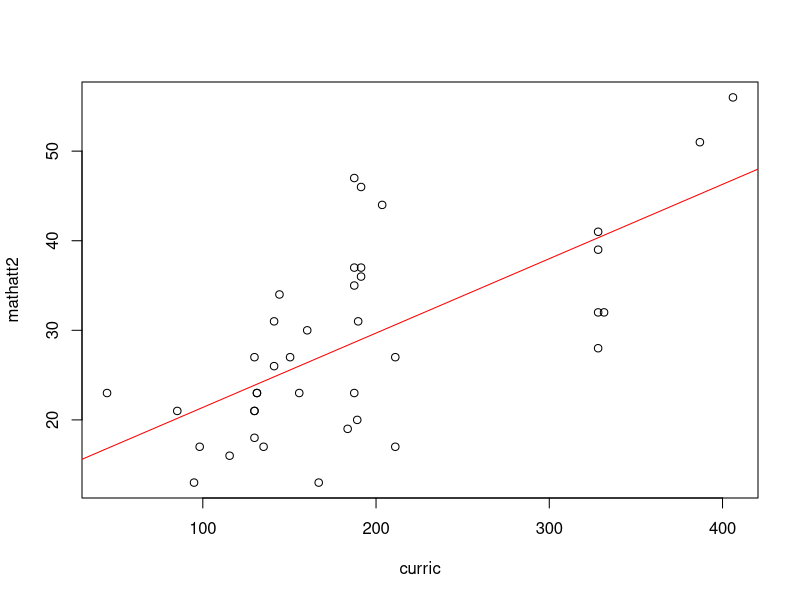
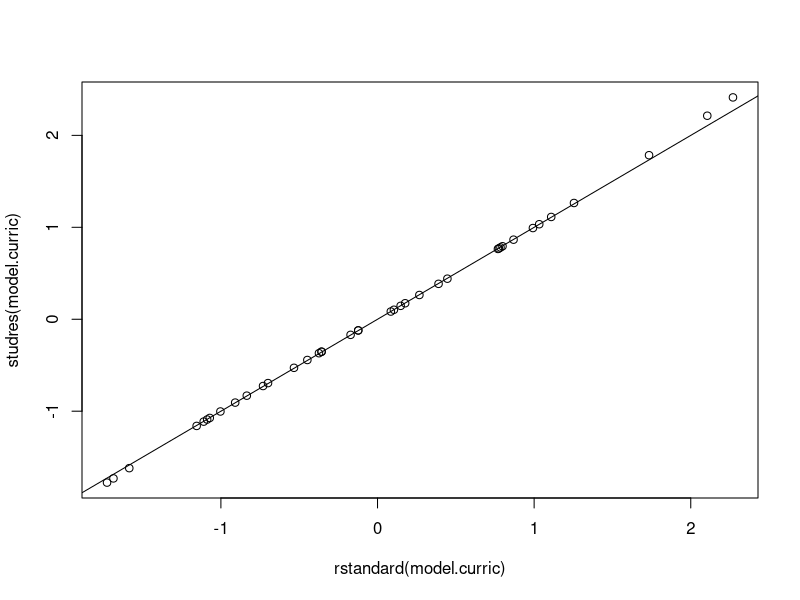
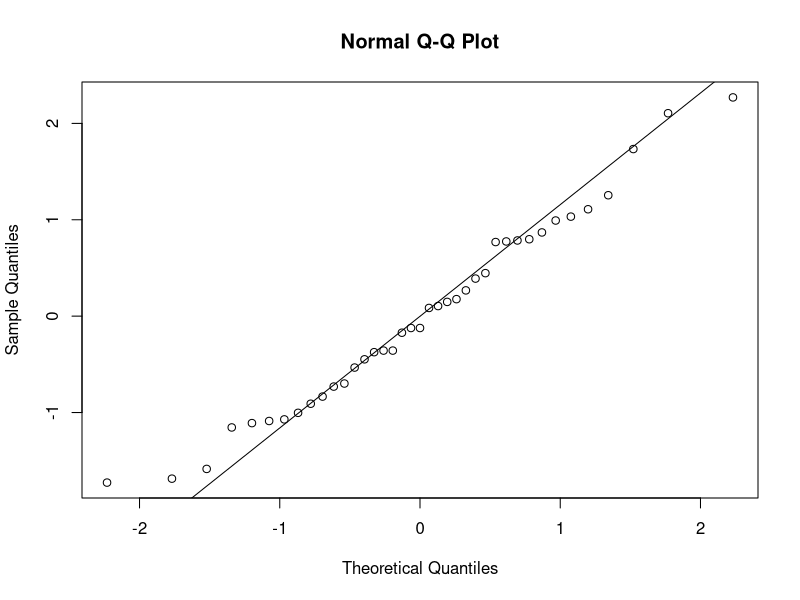
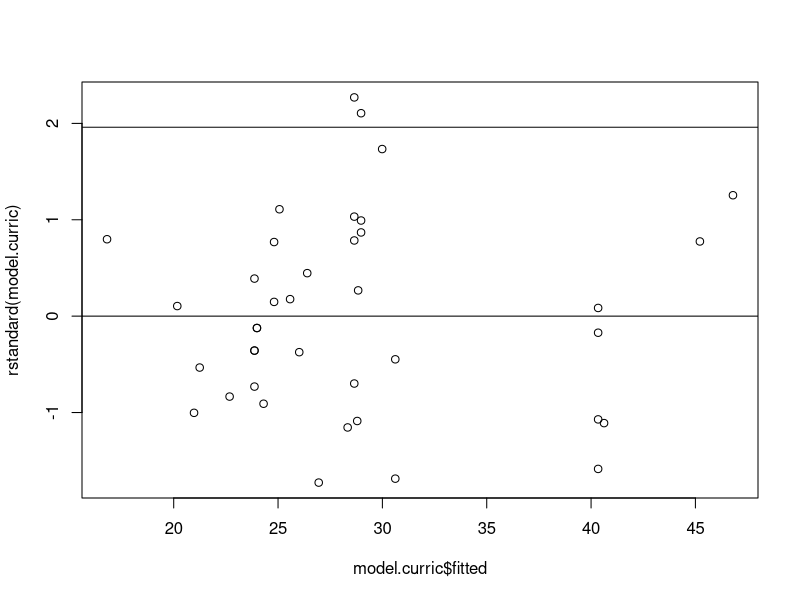
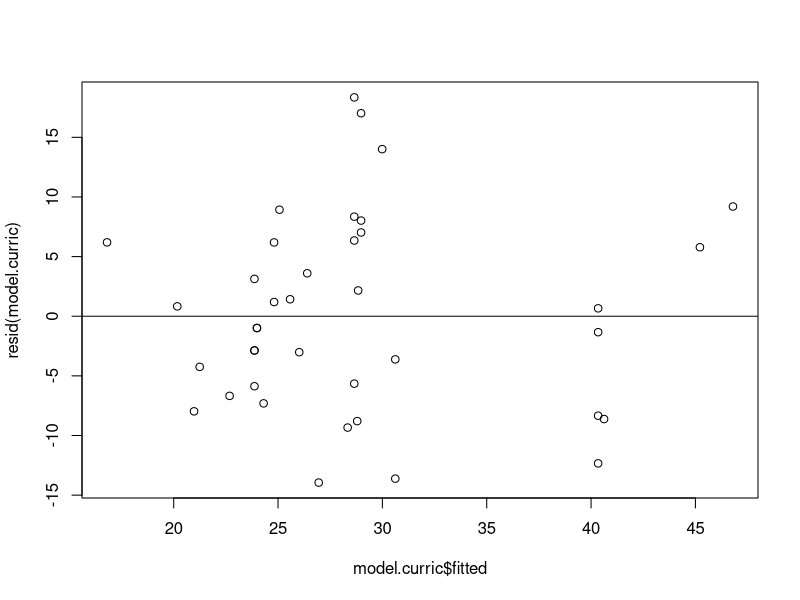
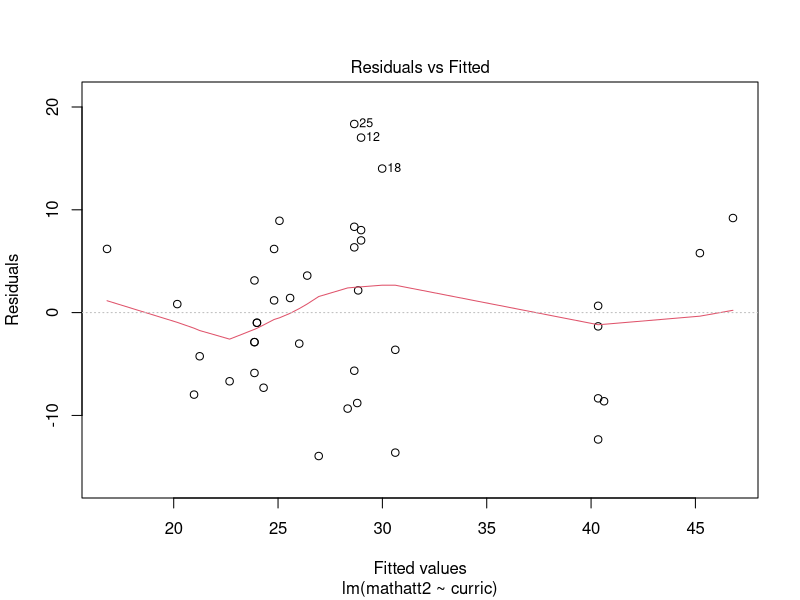
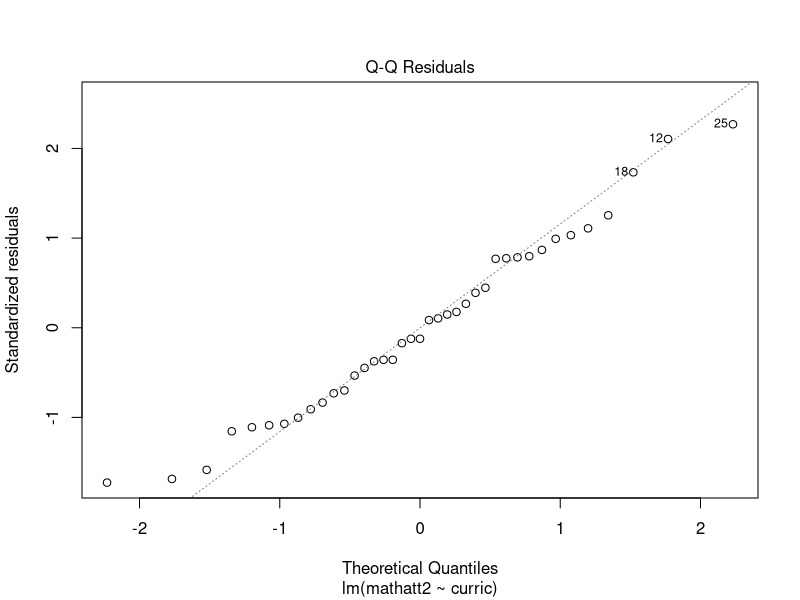
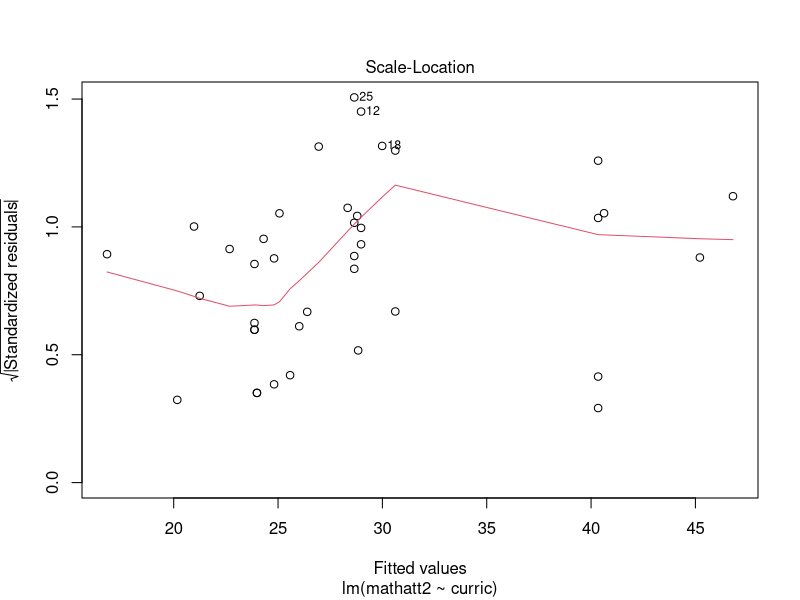

Reproduce these figures in R, in order.
## ---- chunk 1
data.reg <- read.table("session1.dat", header = T)
str(data.reg)
## ---- chunk 2
data.reg$school <- factor(data.reg$school,levels = c(1,2,3))
data.reg$sex <- factor(data.reg$sex, levels = c(0,1), labels = c("Boy", "Girl"))
data.reg$eg <- factor(data.reg$eg, levels = c(0,1), labels = c("White", "Afr-Car"))

str(data.reg)
head(data.reg)
nrow(data.reg)
## ---- chunk 3
model.empty <- lm (mathatt2 ~ 1, data = data.reg)
summary(model.empty)
confint(model.empty)
# X %*% solve(t(X) %*% X) %*% t(X) %*% data.reg$mathatt2
## ---- chunk 4

model.curric <- lm(mathatt2 ~ curric, data = data.reg)
anova(model.curric)
summary(model.curric)
## ---- chunk 5
plot(mathatt2 ~ curric, data = data.reg)
abline(model.curric, col = 'red')
## ---- chunk 6
model.curric$fitted
resid(model.curric)
rstandard(model.curric)
## ---- chunk 7
library(MASS)
studres(model.curric)
plot(rstandard(model.curric), studres(model.curric))
abline(0,1)
## ---- chunk 8
qqnorm(rstandard(model.curric))
qqline(rstandard(model.curric))
## ---- chunk 9
plot(rstandard(model.curric) ~ model.curric$fitted)
abline(h=0)
abline(h = 1.96)
abline(h = -1.96, lwd = 2)
## ---- chunk 10
plot(resid(model.curric) ~ model.curric$fitted)
abline(h=0)
## ---- chunk 11
plot(model.curric)
## ---- chunk 12
model.mult <- lm (mathatt2 ~ curric + mathatt1, data = data.reg)
anova(model.mult)
summary(model.mult)
## ---- chunk 13
model.mult$fitted
resid(model.mult)
rstandard(model.mult)
## ---- chunk 14
qqnorm(rstandard(model.mult))
qqline(rstandard(model.mult))
## ---- chunk 15
plot(rstandard(model.mult) ~ model.mult$fitted)
abline(h=0)
abline(h = 1.96)
abline(h = -1.96, lwd = 2)
## ---- chunk 16
plot(resid(model.mult) ~ model.mult$fitted)
abline(h=0)
## ---- chunk 17
plot(model.mult)
## ---- chunk 18
AIC(model.curric, model.mult)
BIC(model.curric, model.mult)
anova(model.curric, model.mult)

## ---- chunk 19
data.reg$math.quadr <- data.reg$mathatt1^2
model.quadr <- lm(mathatt2 ~ curric + mathatt1 + math.quadr, data = data.reg)
summary(model.quadr)
## ---- chunk 20
qqnorm(rstandard(model.quadr))
qqline(rstandard(model.quadr))
## ---- chunk 21
plot(rstandard(model.quadr) ~ model.quadr$fitted)
abline(h=0)
abline(h = 1.96)
abline(h = -1.96, lwd = 2)
## ---- chunk 22
plot(resid(model.quadr) ~ model.quadr$fitted)
abline(h=0)
## ---- chunk 23
plot(model.quadr)
## ---- chunk 24
AIC(model.quadr, model.mult)
BIC(model.quadr, model.mult)
anova( model.mult,model.quadr)

## ---- chunk 25
model.gender <- lm(mathatt2 ~ sex, data = data.reg)
summary(model.gender)
## ---- chunk 26
model.6 <- lm(mathatt2 ~ curric + mathatt1 + sex, data = data.reg)
summary(model.6)
## ---- chunk 27
model.int <- lm(mathatt2 ~ curric + mathatt1 + sex * mathatt1, data = data.reg)
summary(model.int)
anova(model.6, model.int)
## ---- chunk 28
AIC(model.6, model.int)
BIC(model.6, model.int)



